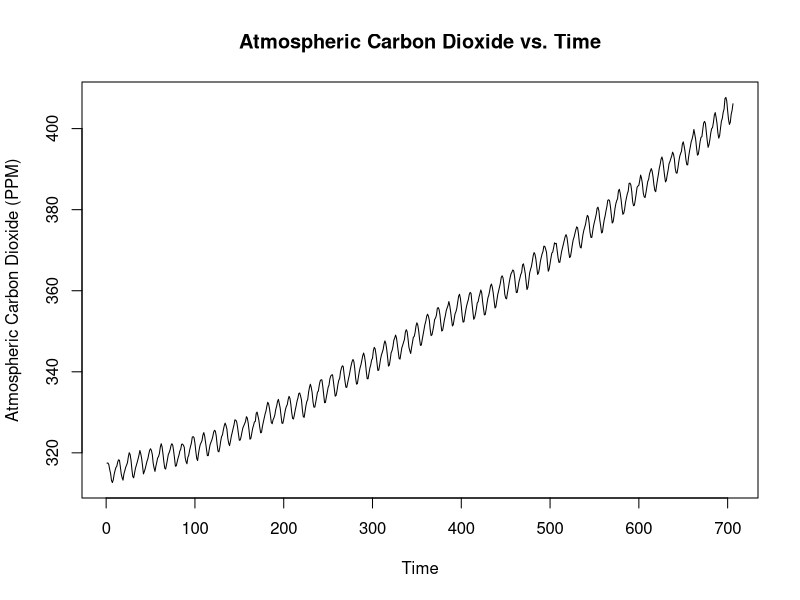
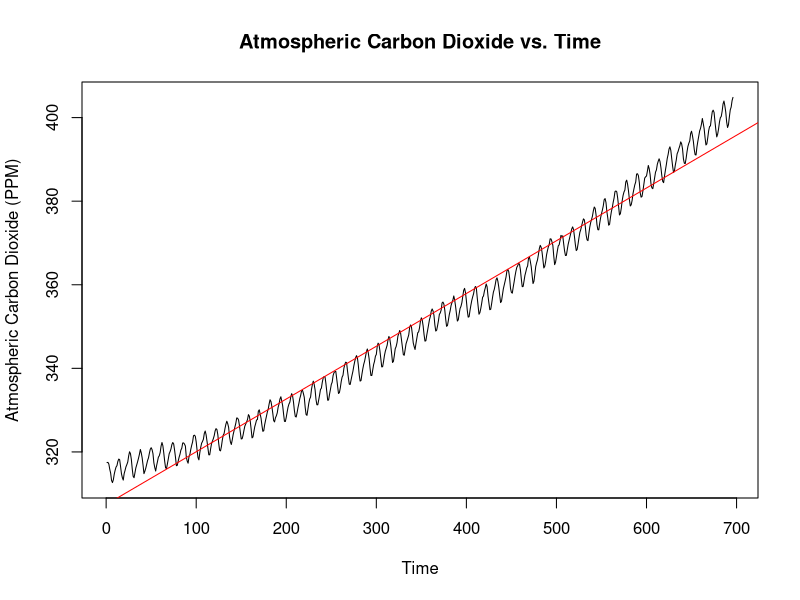
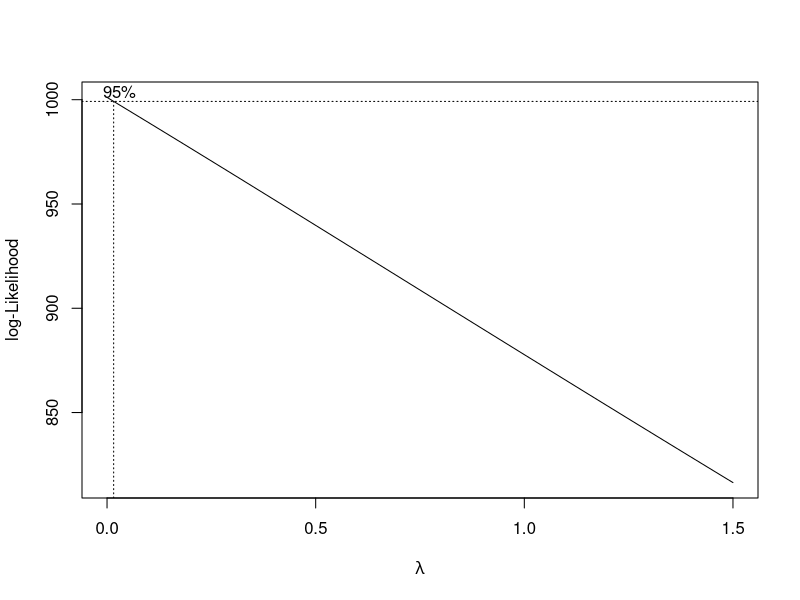
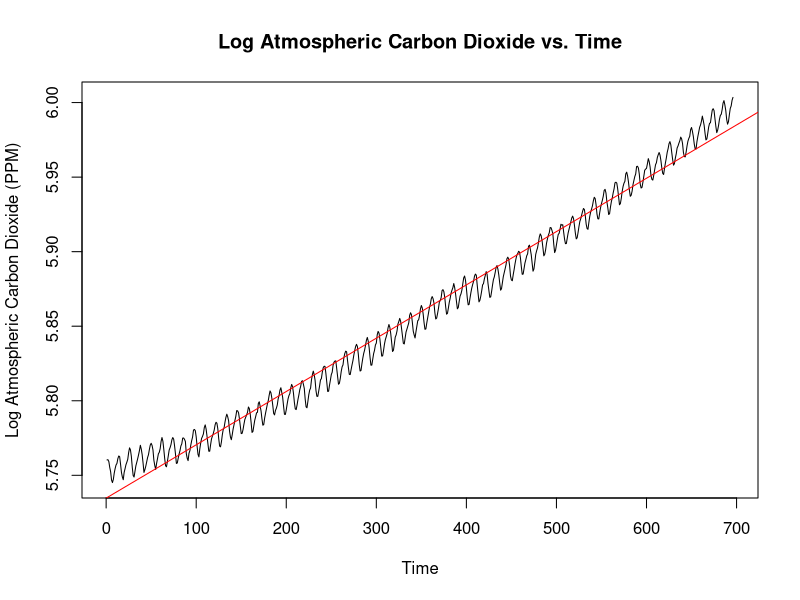
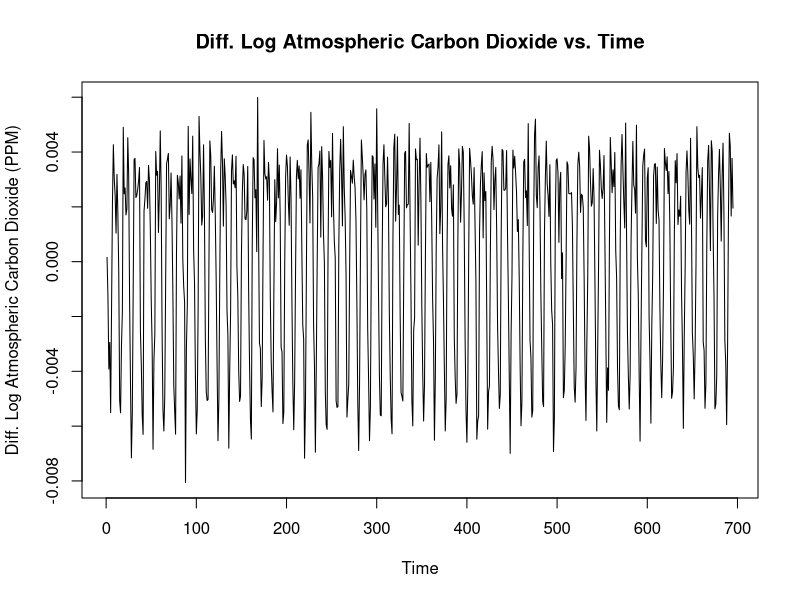
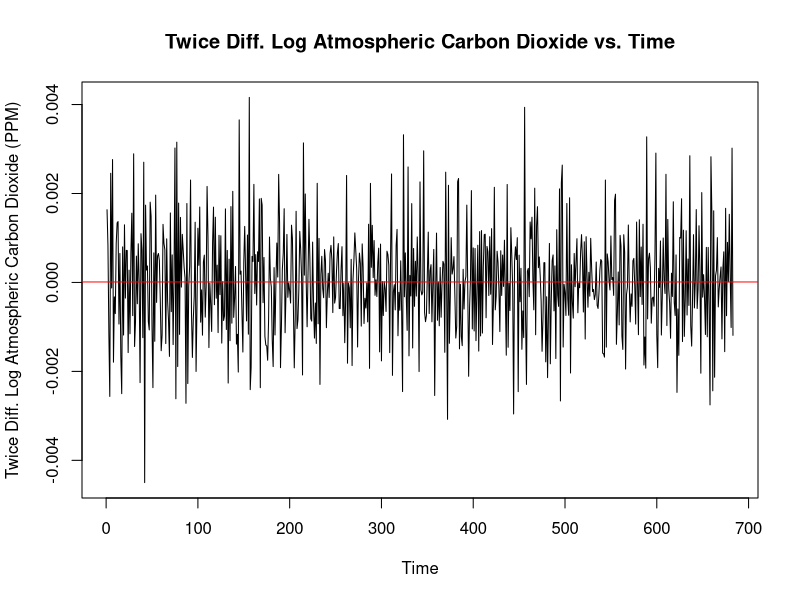
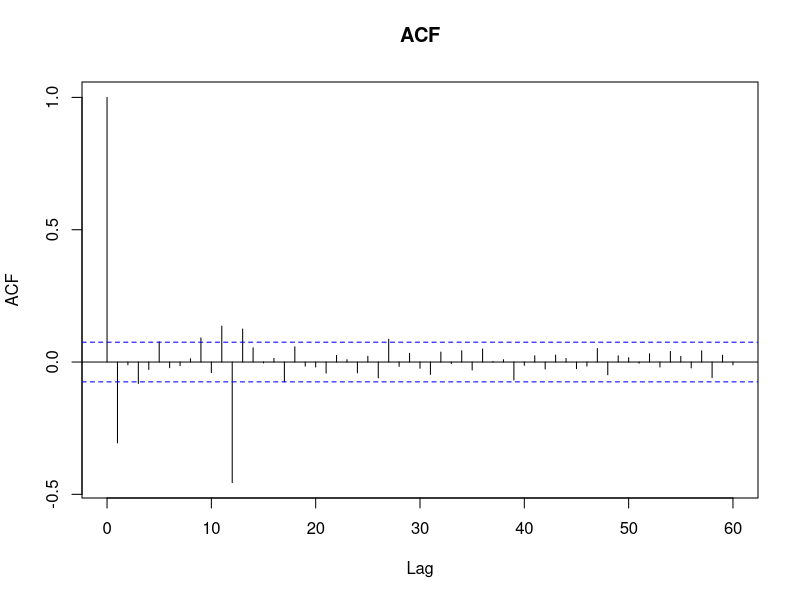
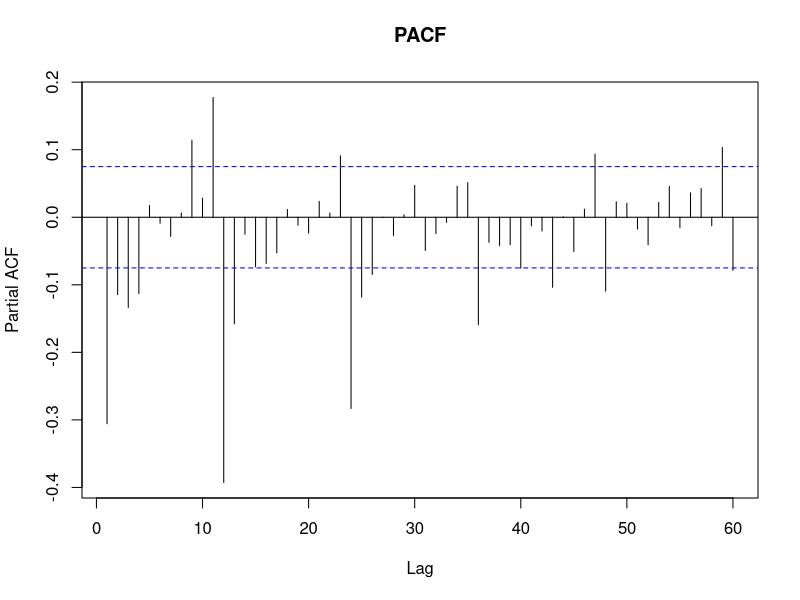

The R source for these figures, in order:
## ---- chunk 1
ts <- read.table("c02.txt", skip = 3, header = F, sep = "")

# Remove exraneous featurs
ts <- ts$V5

plot.ts(ts, ylab = "Atmospheric Carbon Dioxide (PPM)", main = "Atmospheric Carbon Dioxide vs. Time")
## ---- chunk 2
ts <- ifelse(ts == -99.99, NA, ts)
orig <- ts

next10 <- orig[697:706]

# Convert vector to time series object
ts <- as.ts(ts, start=c(1958,3), frequency=12)
ts <- ts[1:696]
## ---- chunk 3
linMod <- lm(ts~as.numeric(1:length(ts)))
plot.ts(ts, ylab = "Atmospheric Carbon Dioxide (PPM)", main = "Atmospheric Carbon Dioxide vs. Time")
abline(linMod, col = "red")
## ---- chunk 4
library(MASS)
bcTransform <- boxcox(ts~as.numeric(1:length(ts)), lambda = seq(0,1.5,1/10))
trans <- bcTransform$x[which.max(bcTransform$y)]
## ---- chunk 5
ts.log <- log(ts)
linMod2 <- lm(ts.log~as.numeric(1:length(ts.log)))
plot.ts(ts.log, ylab = "Log Atmospheric Carbon Dioxide (PPM)", main = "Log Atmospheric Carbon Dioxide vs. Time")
abline(linMod2, col = "red")
## ---- chunk 6
ts.log.1 <- diff(ts.log,1)
plot.ts(ts.log.1, ylab = "Diff. Log Atmospheric Carbon Dioxide (PPM)", main = "Diff. Log Atmospheric Carbon Dioxide vs. Time")
var.ts.log <- var(ts.log, na.rm = T)
var.ts.log.1 <- var(ts.log.1, na.rm =T)
## ---- chunk 7
ts.log.1.12 <- diff(ts.log.1,12)
plot.ts(ts.log.1.12, ylab = "Twice Diff. Log Atmospheric Carbon Dioxide (PPM)", main = "Twice Diff. Log Atmospheric Carbon Dioxide vs. Time")
abline(h=mean(ts.log.1.12, na.rm = T), col = "red")
var.ts.log.1.12 <- var(ts.log.1.12, na.rm =T)
## ---- chunk 8
library(tseries)
kpss.test(ts.log.1.12)
## ---- chunk 9
acf <- acf(ts.log.1.12, type = "correlation", plot = T, na.action = na.pass, lag.max=12*5, main ="ACF")
## ---- chunk 10
pacf <- acf(ts.log.1.12, type = "partial", plot = T, na.action = na.pass, lag.max=12*5, main = "PACF")
## ---- chunk 11
library(forecast)
model1 <- arima(ts.log, order = c(0,1,1), seasonal = list(order = c(0,1,1), period = 12))
model2 <- arima(ts.log, order = c(4,1,0), seasonal = list(order = c(0,1,1), period = 12))
## ---- chunk 12
plot(model1$residuals, main="Model 1 Residuals")
## ---- chunk 13
hist(model1$residuals, xlim = c(-0.005,0.005), main = "Model 1 Residuals", breaks = 50)
## ---- chunk 14
qqnorm(model1$residuals)
qqline(model1$residuals)
## ---- chunk 15
paste("Box-Pierce")
Box.test(model1$residuals, lag = 26, type = "Box-Pierce", fitdf=2)
paste("Ljung-Box")
Box.test(model1$residuals, lag = 26, type = "Ljung-Box", fitdf=2)
paste("McLeod-Li")
Box.test((model1$residuals)^2, lag=26-2, type="Ljung-Box")
## ---- chunk 16
acf(model1$residuals, na.action=na.pass, main = "ACF of Residuals")
pacf(model1$residuals, na.action = na.pass, main = "PACF of Residuals")
## ---- chunk 17
plot(model2$residuals, main="Model 2 Residuals")
## ---- chunk 18
hist(model2$residuals, xlim = c(-0.005,0.005), main = "Model 2 Residuals", breaks = 50)
## ---- chunk 19
qqnorm(model2$residuals)
qqline(model2$residuals)
## ---- chunk 20
paste("Box-Pierce")
Box.test(model2$residuals, lag = 26, type = "Box-Pierce", fitdf=5)
paste("Ljung-Box")
Box.test(model2$residuals, lag = 26, type = "Ljung-Box", fitdf=5)
paste("McLeod-Li")
Box.test((model2$residuals)^2, lag=26-5, type="Ljung-Box")
## ---- chunk 21
acf(model2$residuals, na.action=na.pass, main = "ACF of Residuals")
pacf(model2$residuals, na.action = na.pass, main = "PACF of Residuals")
## ---- chunk 22
pred <- predict(model1, n.ahead = 10)
pred.orig <- exp(pred$pred)
pred.se <- exp(pred$pred)*pred$pred*pred$se

plot.ts(orig, xlim = c(680,length(orig)+10), ylim = c(380,420))
points((length(orig)+1):(length(orig)+10),pred.orig, col="red")
points((length(orig)+1):(length(orig)+10),next10, pch = 3)
lines((length(orig)+1):(length(orig)+10),pred.orig+1.96*pred.se,lty=2, col="blue") 
lines((length(orig)+1):(length(orig)+10),pred.orig-1.96*pred.se,lty=2, col="blue")
